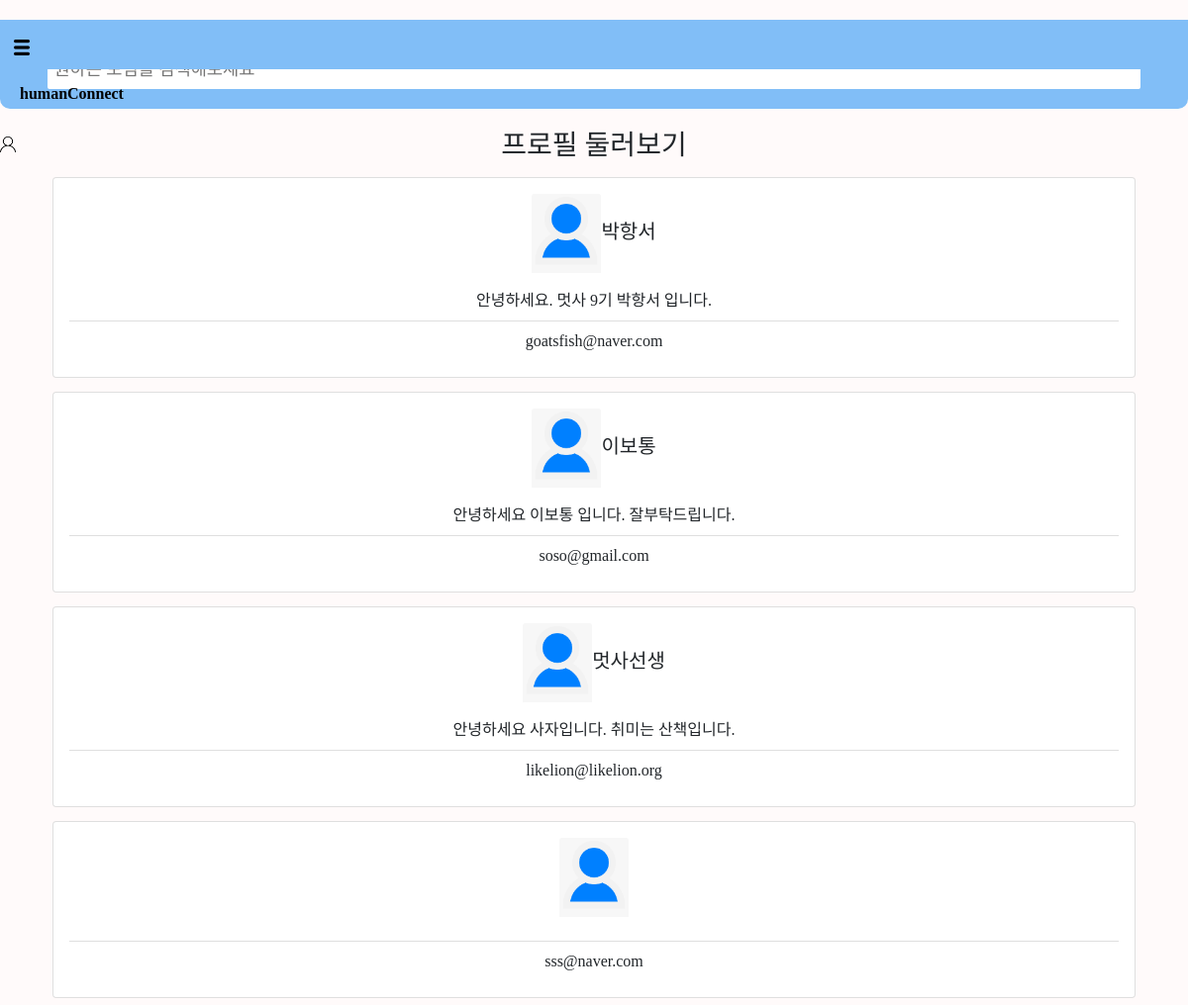
/hconnectapp/profiles/ (signed in), run on the app's committed database.
### account/models.py (models this page shows)
class CustomUser(AbstractUser):
    nickname = models.CharField(max_length=100)
    body = models.TextField()
    email = models.EmailField()

### hconnectapp/views.py (the view)
# urls.py: path('profiles/', profiles, name="profiles"),
def profiles(request):
    CustomUsers = CustomUser.objects.all()
    Hobbys = Hobby.objects.all()
    return render(request, 'profiles.html', {'CustomUsers': CustomUsers, 'Hobbys': Hobbys})

### hconnectapp/templates/profiles.html (shortened to what this page needs)
{% extends 'base.html' %}
{% block contents %}
{% load static %}
<head>
</head>
<h3>프로필 둘러보기</h3>
        {% for userp in CustomUsers %}
            <div class="container">
                <a class="btn" data-bs-toggle="modal" href="#exampleModalToggle{{userp.username}}" role="button" style="display: flex;flex-direction: column; width:auto;">
                    <div class="card " style="width: 18rem; display: flex; flex-direction: column; width:auto;">
                        <div class="card-body">
                            <h5 class="card-title">
                              <img src="{% static 'profile.png' %}" class="card-img-top" alt="..." style="width:70px">{{userp.nickname}}
                            </h5>
                            <ul class="list-group list-group-flush">
                                <li class="list-group-item">{{userp.body}}</li>
                                <li class="list-group-item">{{userp.email}}</li>
                            </ul>
                        </div>
                    </div>
                </a>
            </div>
            {% endfor %}
{% endblock %}

### humanproject/static/main.css (style rules this page uses)
html, body { margin: 0; padding: 0; height: 100%; background-color: snow; }
.container { display: flex; flex-direction: row; box-sizing: border-box; width: 100%; padding-left: 10px; padding-right: 10px; }
a { text-decoration:none; color:black; }

### humanproject/templates/base.html (style rules this page uses)
body { font-family:'나눔고딕'; }

### hconnectapp/templates/profiles.html (style rules this page uses)
.container { width:auto; display: flex; flex-direction: column; }
h3 { text-align: center; margin-top:20px; }

### data on the page
CustomUser: nickname "박항서", body "안녕하세요. 멋사 9기 박항서 입니다.", email "goatsfish@naver.com"
CustomUser: nickname "이보통", body "안녕하세요 이보통 입니다. 잘부탁드립니다.", email "soso@gmail.com"
CustomUser: nickname "멋사선생", body "안녕하세요 사자입니다. 취미는 산책입니다.", email "likelion@likelion.org"
CustomUser: email "sss@naver.com"
